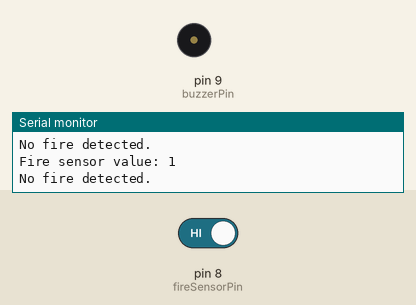
Simulated run of this sketch. Board: Arduino Uno, built with avr-gcc and run on an emulated ATmega328P. Shown: buzzer (waves = sounding, pin HIGH), the last lines printed to the serial monitor. The test bench sets the inputs (shaded band); at power-on: pin 8 (fireSensorPin) HIGH.

Above: at 1.8 s.
1.9 s: pin 8 (fireSensorPin) driven LOW
At 3.1 s:
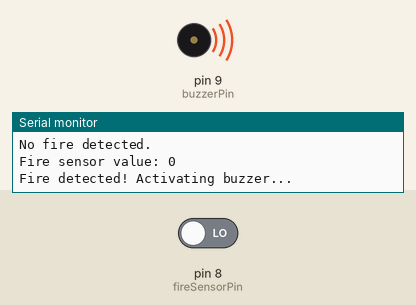
Timing chart, 0 to 4.9 s (numbered marks = the images above; inputs shaded):
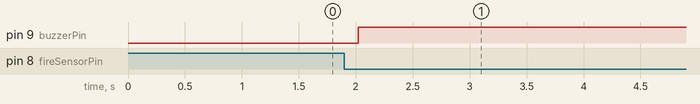

The sketch:

Code.ino
```cpp
const int buzzerPin = 9;
const int fireSensorPin = 8;

void setup()
{
  Serial.begin(9600);
  pinMode(buzzerPin, OUTPUT);
  pinMode(fireSensorPin, INPUT);
  Serial.println("System initialized. Monitoring for fire...");
}

void loop()
{
  int fireValue = digitalRead(fireSensorPin);

  Serial.print("Fire sensor value: ");
  Serial.println(fireValue);

  if(fireValue == 0)
  {
    Serial.println("Fire detected! Activating buzzer...");
    digitalWrite(buzzerPin, HIGH);
    delay(5000);
  }
  else
  {
    Serial.println("No fire detected.");
    digitalWrite(buzzerPin, LOW);
  }

  delay(500);
}
```

Measured:
- after the input at 1.9 s, pin 9 (buzzerPin): LOW → HIGH after 0.12 s
